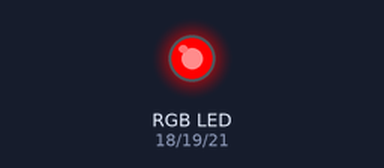
Bench run of a sketch on a simulated ESP32. On the bench: an RGB LED mixed from three pins (HIGH = lit).

Above: at 0.5 s.
At 1.5 s:
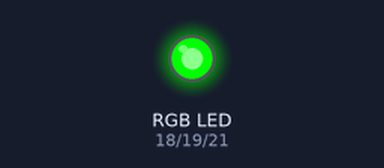
At 5.5 s:
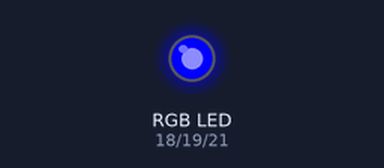
Timing chart, 0 to 6.9 s (numbered marks = the images above):
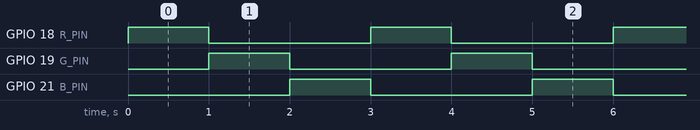

The sketch:

v1.0_LED.ino
```cpp
//LED RGB - ESP32
//Por: Daniel Jonathas da Costa Pereira

//Definindo os pinos ligados ao LED
#define R_PIN 18      //Pino que controla o LED vermelho
#define G_PIN 19      //Pino que controla o LED verde
#define B_PIN 21      //Pino que controla o LED azul

void setup() {             //O código aqui é executado apenas uma vez, ao iniciar a execução
  pinMode(R_PIN, OUTPUT);  //Define o pino do LED vermelho como saída
  pinMode(G_PIN, OUTPUT);  //Define o pino do LED verde como saída
  pinMode(B_PIN, OUTPUT);  //Define o pino do LED azul como saída

  //Inicia o programa com os LEDs desligados
  digitalWrite(R_PIN, LOW);
  digitalWrite(G_PIN, LOW);
  digitalWrite(B_PIN, LOW);
}

void loop() {                //O código aqui é executado repetidamente
  digitalWrite(R_PIN, HIGH); //Liga o LED vermelho
  delay(1000);               //Espera 1 segundo (1000 milissegundos)
  digitalWrite(R_PIN, LOW);  //Desliga o LED vermelho

  digitalWrite(G_PIN, HIGH); //Liga o LED verde
  delay(1000);               //Espera 1 segundo (1000 milissegundos)
  digitalWrite(G_PIN, LOW);  //Desliga o LED verde

  digitalWrite(B_PIN, HIGH); //Liga o LED azul
  delay(1000);               //Espera 1 segundo (1000 milissegundos)
  digitalWrite(B_PIN, LOW);  //Desliga o LED azul
}
```

Measured:
- by itself, GPIO 18 (R_PIN), GPIO 19 (G_PIN), GPIO 21 (B_PIN): alternates HIGH for 1.0 s and LOW for 2.0 s
- by itself, everything shown: repeats every 3.0 s, in 4 steps
